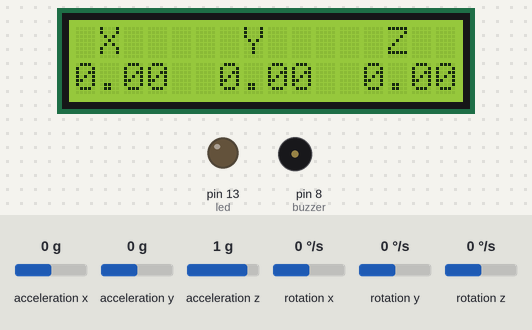
The sketch below on a simulated Arduino Uno, built with avr-gcc and run on an emulated ATmega328P. On the bench: 16×2 character LCD, output pins drawn as LEDs (lit = HIGH), buzzer (waves = sounding, pin HIGH). The test bench sets the inputs (shaded band); at power-on: rotation x 0 °/s, rotation y 0 °/s, rotation z 0 °/s, acceleration x 0 g, acceleration y 0 g, acceleration z 1 g. What the sketch prints to the serial monitor is not drawn.

Above: at 5.2 s.
5.3 s: rotation x set to 9 °/s
At 6.5 s:
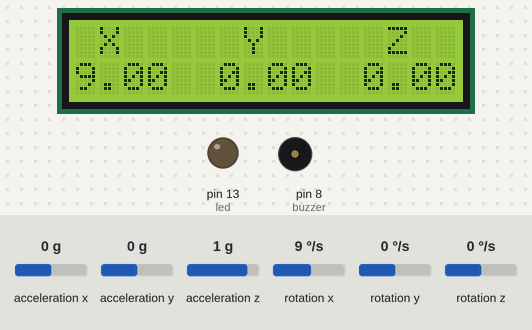
7.1 s: rotation x set to 12 °/s
At 7.6 s:
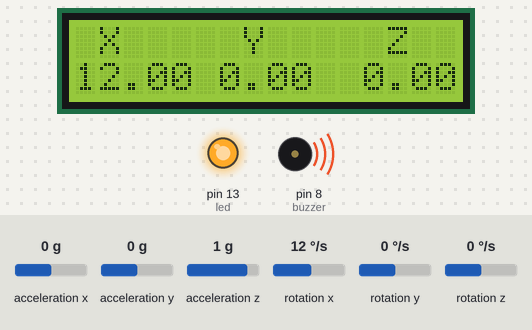
8.7 s: rotation y set to -192 °/s
At 10.0 s:
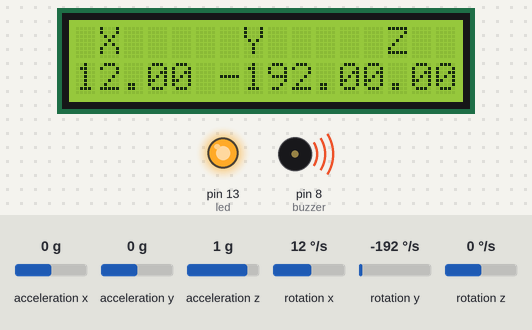
10.3 s: rotation z set to -192 °/s
At 10.8 s:
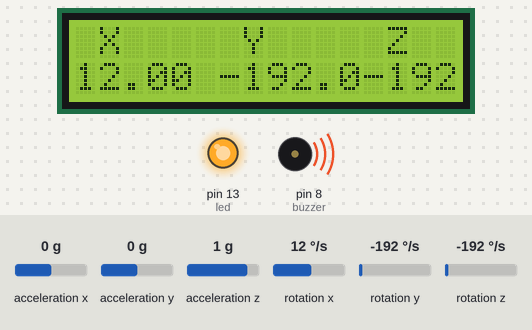
11.9 s: rotation y set to -100 °/s
At 12.7 s:
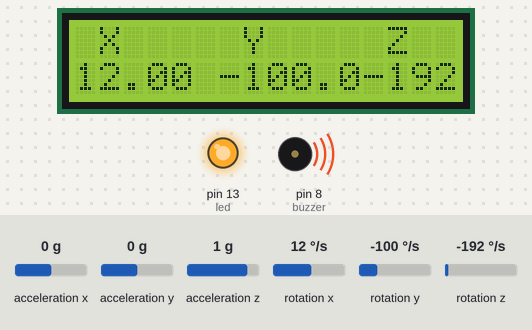
Timing chart, 0 to 14.5 s (numbered marks = the images above; inputs shaded):
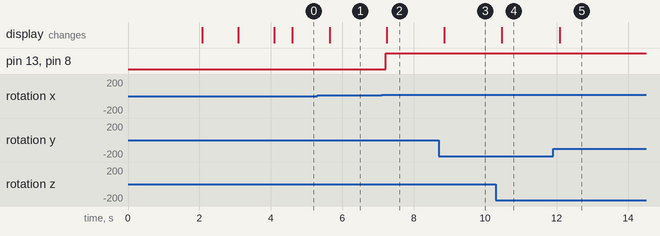

The sketch:

mpu6050detectlcd.ino
```cpp
#include <Wire.h>

#include<LiquidCrystal.h> // lcd Header

LiquidCrystal lcd(7,6,5,4,3,2);

#include <MPU6050.h>

#define minval -8

#define maxval 10

#define buzzer 8

#define led 13

MPU6050 mpu;

void setup() {
  // put your setup code here, to run once:

  Serial.begin(115200);

  pinMode(buzzer,OUTPUT);

  pinMode(led,OUTPUT);

  lcd.begin(16,2);

  Serial.println("Initialize MPU6050");

    while(!mpu.begin(MPU6050_SCALE_2000DPS, MPU6050_RANGE_2G))

    { Serial.println("Could not find a valid MPU6050 sensor, check wiring!");

      delay(500);}

  lcd.print("EarthQuake ");

  lcd.setCursor(0,1);

  lcd.print("Detector ");

  delay(2000);

  lcd.clear();

  lcd.print("Calibrating.....");

  mpu.setThreshold(3);


  checkSettings();

  lcd.clear();

  lcd.print("Calibrated");

  delay(1000);

  lcd.clear();

  lcd.print("Device Ready");

  delay(1000);

  lcd.clear();

  lcd.print(" X Y Z ");

}

void checkSettings()

{

  Serial.println();

  Serial.print(" * Sleep Mode:        ");

  Serial.println(mpu.getSleepEnabled() ? "Enabled" : "Disabled");

  Serial.print(" * Clock Source:      ");

  switch(mpu.getClockSource())

  {case MPU6050_CLOCK_KEEP_RESET:     Serial.println("Stops the clock and keeps the timing generator in reset"); break;

    case MPU6050_CLOCK_EXTERNAL_19MHZ: Serial.println("PLL with external 19.2MHz reference"); break;

    case MPU6050_CLOCK_EXTERNAL_32KHZ: Serial.println("PLL with external 32.768kHz reference"); break;

    case MPU6050_CLOCK_PLL_ZGYRO:      Serial.println("PLL with Z axis gyroscope reference"); break;

    case MPU6050_CLOCK_PLL_YGYRO:      Serial.println("PLL with Y axis gyroscope reference"); break;

    case MPU6050_CLOCK_PLL_XGYRO:      Serial.println("PLL with X axis gyroscope reference"); break;

    case MPU6050_CLOCK_INTERNAL_8MHZ:  Serial.println("Internal 8MHz oscillator"); break;

  }

  Serial.print(" * Gyroscope:         ");

  switch(mpu.getScale())

  {case MPU6050_SCALE_2000DPS:        Serial.println("2000 dps"); break;

    case MPU6050_SCALE_1000DPS:        Serial.println("1000 dps"); break;

    case MPU6050_SCALE_500DPS:         Serial.println("500 dps"); break;

    case MPU6050_SCALE_250DPS:         Serial.println("250 dps"); break;}

  Serial.print(" * Gyroscope offsets: ");

  Serial.print(mpu.getGyroOffsetX()); Serial.print(" / ");

  Serial.print(mpu.getGyroOffsetY()); Serial.print(" / ");

  Serial.println(mpu.getGyroOffsetZ()); Serial.println();

 }

void loop() {
  // put your main code here, to run repeatedly:
  delay(500);

  Vector rawGyro = mpu.readRawGyro();

  Vector normGyro = mpu.readNormalizeGyro();

  Serial.print(" Xraw = ");    Serial.print(rawGyro.XAxis);

  Serial.print(" Yraw = ");    Serial.print(rawGyro.YAxis);

  Serial.print(" Zraw = ");    Serial.println(rawGyro.ZAxis);


  if(normGyro.XAxis > maxval || normGyro.XAxis < minval && normGyro.YAxis > maxval || normGyro.YAxis  < minval && normGyro.ZAxis > maxval || normGyro.ZAxis  < minval)

  { digitalWrite(led,HIGH);    digitalWrite(buzzer,HIGH);

    Serial.print(" Xnorm = ");   Serial.print(normGyro.XAxis);

    Serial.print(" Ynorm = ");   Serial.print(normGyro.YAxis);

    Serial.print(" Znorm = ");   Serial.println(normGyro.ZAxis);

    delay(10);

    lcd.setCursor(0,0);

    lcd.print("Earthquake Alert ");

    }

   else{
    digitalWrite(led,LOW);

    digitalWrite(buzzer,LOW);}

    Serial.print(" Xnorm = ");   Serial.print(normGyro.XAxis);

    Serial.print(" Ynorm = ");   Serial.print(normGyro.YAxis);

    Serial.print(" Znorm = ");   Serial.println(normGyro.ZAxis);

    lcd.clear();    lcd.print(" X     Y     Z ");

    lcd.setCursor(0,1);   lcd.print(normGyro.XAxis);

    lcd.setCursor(6,1);   lcd.print(normGyro.YAxis);

    lcd.setCursor(12,1);  lcd.print(normGyro.ZAxis);


    delay(10);
}
```

Measured:
- the behaviour switches between 10 and 11 °/s on rotation x (found by bisection; images 1 and 2)
- after the input at 5.3 s, the display: changes after 0.35 s (image 1)
- after the input at 7.1 s, pin 13 (led), pin 8 (buzzer): LOW → HIGH after 0.11 s; the display: changes after 0.14 s (image 2)
- after the input at 8.7 s, the display: changes after 0.15 s (image 3)
- after the input at 10.3 s, the display: changes after 0.16 s (image 4)
- after the input at 11.9 s, the display: changes after 0.18 s (image 5)
